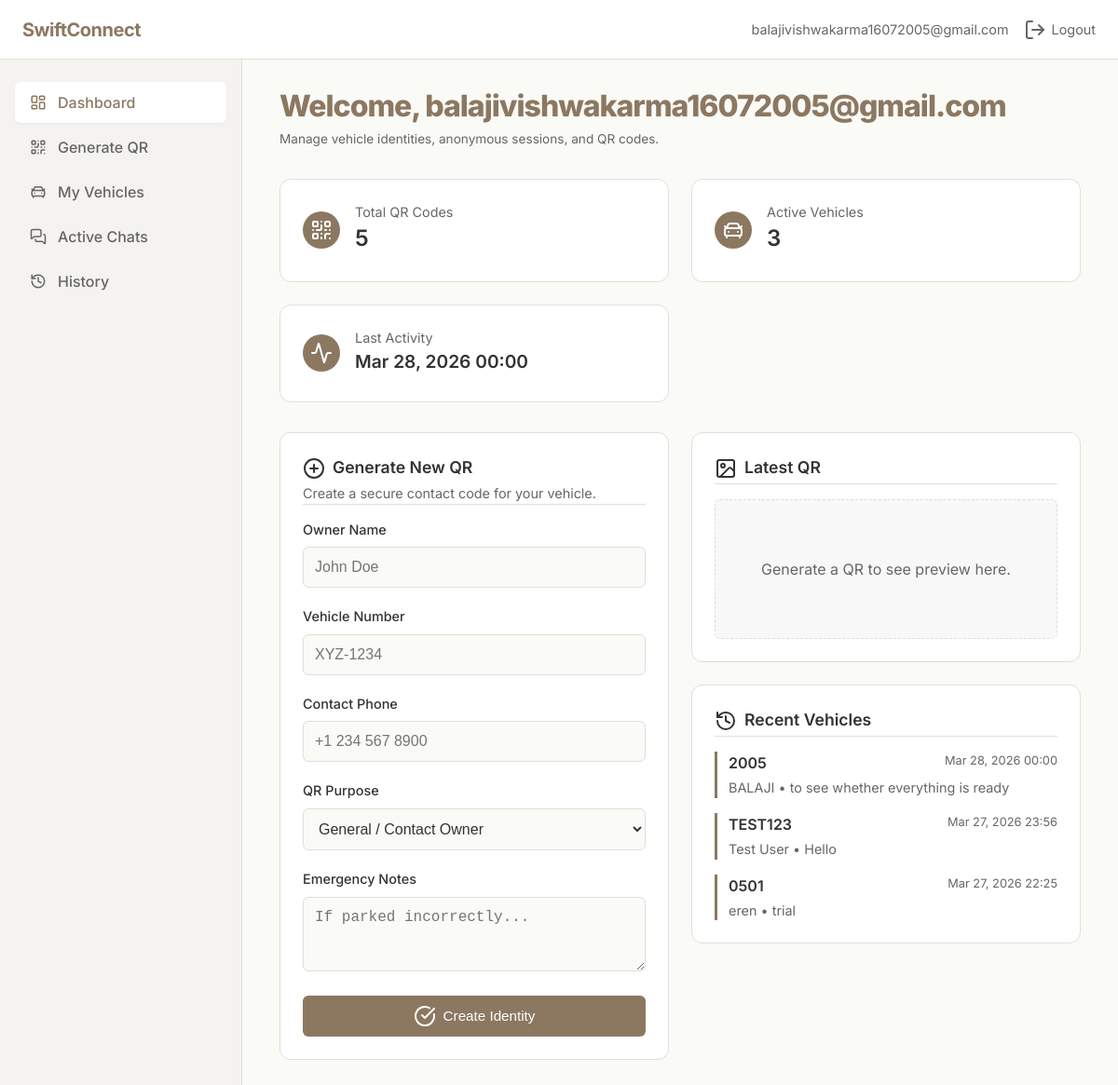
The page /dashboard (signed in) on the database as committed earlier.
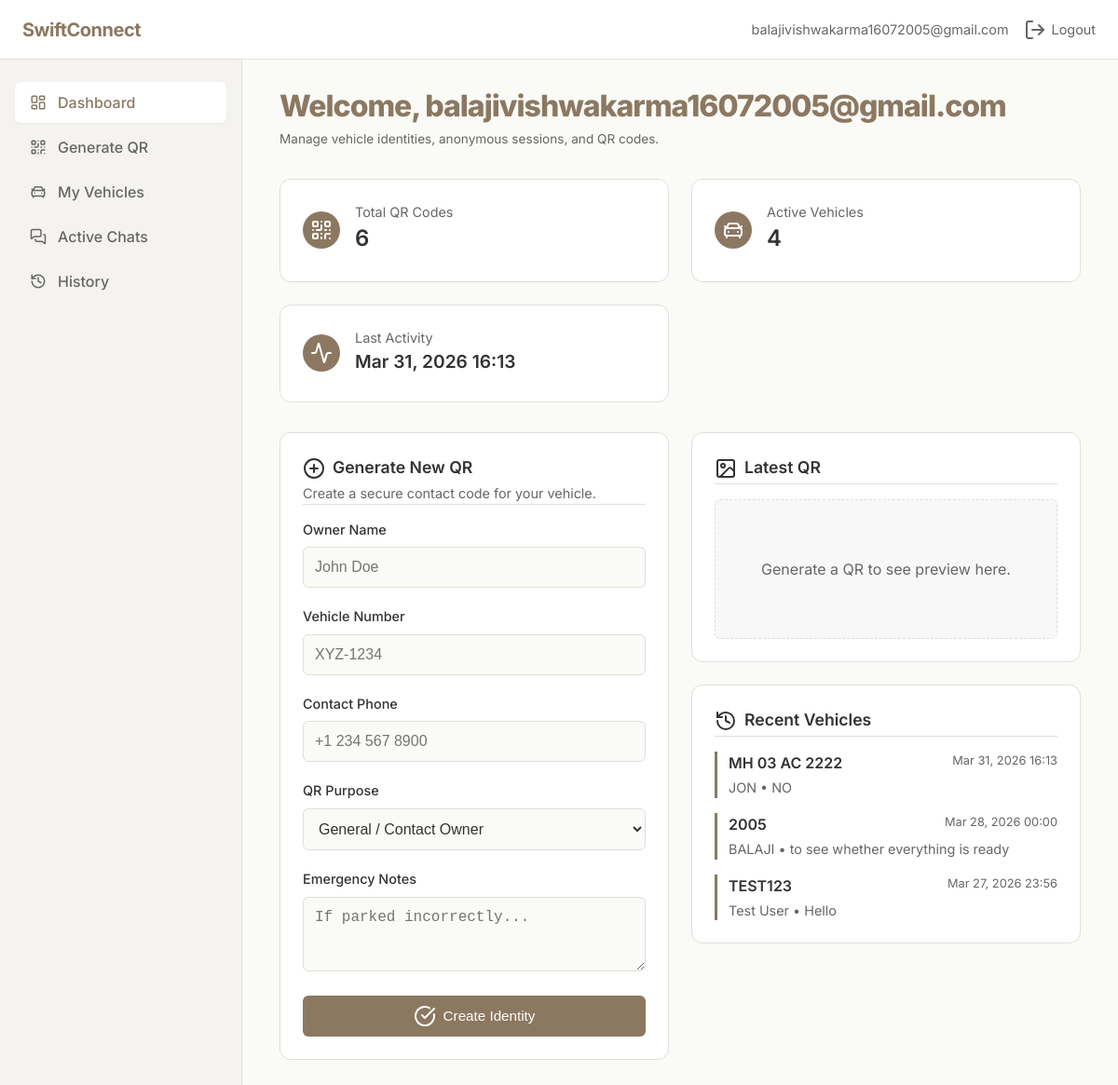
The same page on the database as committed later.
### tables this page shows
CREATE TABLE qr_data (
            id INTEGER PRIMARY KEY AUTOINCREMENT,
            user_id INTEGER NOT NULL,
            name TEXT NOT NULL,
            vehicle TEXT NOT NULL,
            phone TEXT NOT NULL,
            message TEXT,
            qr_image_path TEXT NOT NULL,
            created_at TEXT NOT NULL DEFAULT CURRENT_TIMESTAMP, chat_token TEXT, is_blocked INTEGER NOT NULL DEFAULT 0, purpose TEXT,
            FOREIGN KEY (user_id) REFERENCES users(id)
        );

### app.py (the view)
@app.route('/dashboard', methods=['GET'])
def dashboard():
    if 'user_id' not in session:
        flash('Please login to access dashboard', 'warning')
        return redirect(url_for('login'))
    active_page = request.args.get('active', 'dashboard')
    if active_page not in ['dashboard', 'generate', 'vehicles', 'history', 'owner_chats']:
        active_page = 'dashboard'
    conn = get_db()
    c = conn.cursor()
    total_qr = c.execute('SELECT COUNT(*) FROM qr_data WHERE user_id = ?', (session['user_id'],)).fetchone()[0]
    total_vehicles = c.execute('SELECT COUNT(DISTINCT vehicle) FROM qr_data WHERE user_id = ?', (session['user_id'],)).fetchone()[0]
    last_row = c.execute('SELECT created_at FROM qr_data WHERE user_id = ? ORDER BY created_at DESC LIMIT 1', (session['user_id'],)).fetchone()
    recent_rows = c.execute('SELECT name, vehicle, message, qr_image_path, created_at FROM qr_data WHERE user_id = ? ORDER BY created_at DESC LIMIT 3', (session['user_id'],)).fetchall()
    conn.close()
    last_activity = 'Ready'
    if last_row and last_row['created_at']:
        try:
            last_activity = datetime.fromisoformat(last_row['created_at']).strftime('%b %d, %Y %H:%M')
        except Exception:
            last_activity = last_row['created_at']
    recent_entries = []
    for row in recent_rows:
        created_at = row['created_at']
        try:
            created_at = datetime.fromisoformat(created_at).strftime('%b %d, %Y %H:%M')
        except Exception:
            created_at = created_at
        recent_entries.append({
            'name': row['name'],
            'vehicle': row['vehicle'],
            'message': row['message'],
            'qr_image_path': row['qr_image_path'],
            'created_at': created_at
        })
    qr_path = None
    if session.get('last_qr_filename'):
        qr_path = url_for('static', filename='qr_codes/' + session['last_qr_filename'])
    return render_template(
        'dashboard.html',
        user_email=session.get('user_email'),
        total_qr=total_qr,
        total_vehicles=total_vehicles,
        last_activity=last_activity,
        recent_entries=recent_entries,
        qr_path=qr_path,
        active_page=active_page
    )

### app.py (called while the page is built)
def get_db():
    conn = sqlite3.connect(DATABASE)
    conn.row_factory = sqlite3.Row
    return conn

### templates/dashboard.html (shortened to what the changed rows need)
{% extends 'base.html' %}
{% block content %}
<div class="mb-8">
    <h1 class="hero-title" style="font-size: 2rem; margin-bottom: 8px;">Welcome, {{ user_email }}</h1>
</div>
<div class="grid-2 mb-8">
    <div class="flat-card flex items-center gap-4">
        <div>
            <div class="card-subtitle">Total QR Codes</div>
            <div class="card-title" style="font-size: 1.5rem">{{ total_qr }}</div>
        </div>
    </div>
    <div class="flat-card flex items-center gap-4">
        <div>
            <div class="card-subtitle">Active Vehicles</div>
            <div class="card-title" style="font-size: 1.5rem">{{ total_vehicles }}</div>
        </div>
    </div>
    <div class="flat-card flex items-center gap-4">
        <div>
            <div class="card-subtitle">Last Activity</div>
            <div class="card-title" style="font-size: 1.2rem">{{ last_activity }}</div>
        </div>
    </div>
</div>
<div class="grid-2">
    <div class="flat-card" id="generate-section">
        <div class="card-header border-b pb-4 mb-4" style="border-bottom: 1px solid var(--border-color)">
            <h2 class="card-title"><i data-lucide="plus-circle" style="vertical-align: middle; margin-right: 8px;"></i>Generate New QR</h2>
        </div>
    </div>
    <div class="flex" style="flex-direction: column; gap: 24px;">
        <div class="flat-card">
            <div class="card-header border-b pb-4 mb-4" style="border-bottom: 1px solid var(--border-color)">
                <h2 class="card-title"><i data-lucide="image" style="vertical-align: middle; margin-right: 8px;"></i>Latest QR</h2>
            </div>
        </div>
        <div class="flat-card">
            <div class="card-header border-b pb-4 mb-4" style="border-bottom: 1px solid var(--border-color)">
                <h2 class="card-title"><i data-lucide="history" style="vertical-align: middle; margin-right: 8px;"></i>Recent Vehicles</h2>
            </div>
            {% if recent_entries %}
                <div style="display: flex; flex-direction: column; gap: 16px;">
                    {% for entry in recent_entries %}
                        <div style="border-left: 3px solid var(--primary-color); padding-left: 12px;">
                            <div class="card-title" style="font-size: 1rem;">{{ entry.vehicle }} <span style="font-size: 0.8rem; font-weight: 400; color: var(--text-muted); float: right">{{ entry.created_at }}</span></div>
                            <div class="card-subtitle">{{ entry.name }} • {{ entry.message or 'No notes provided' }}</div>
                        </div>
                    {% endfor %}
                </div>
            {% else %}
                <p class="card-subtitle text-center mt-4">No recent activity yet.</p>
            {% endif %}
        </div>
    </div>
</div>
{% endblock %}

Rows that differ between the two databases and show on the page:
no longer on this page (row unchanged): qr_data: vehicle "0501", created_at "Mar 27, 2026 22:25", name "eren", message "trial"
added qr_data: vehicle "MH 03 AC 2222", created_at "Mar 31, 2026 16:13", name "JON", message "NO"
Other text that changed with them:
{{ total_qr }}: "5" → "6"
{{ total_vehicles }}: "3" → "4"
{{ last_activity }}: "Mar 28, 2026 00:00" → "Mar 31, 2026 16:13"
